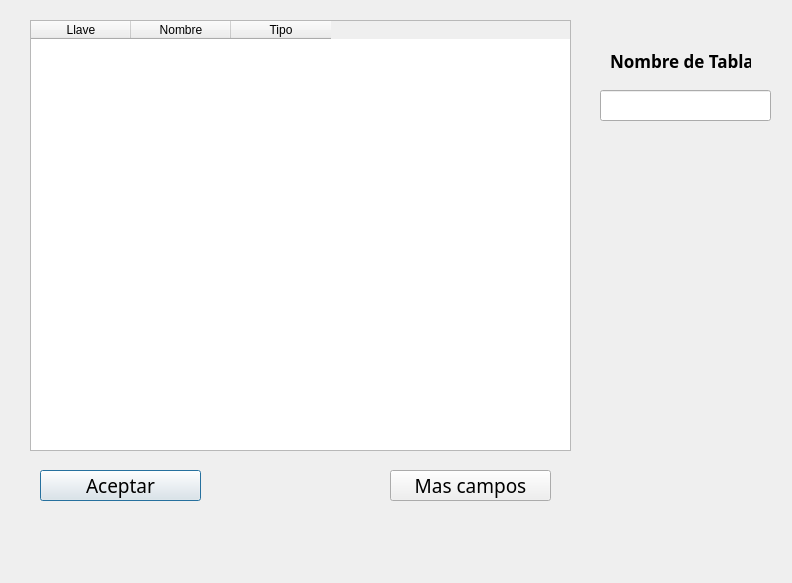
<?xml version="1.0" encoding="UTF-8"?>
<ui version="4.0">
 <class>CrearTabla</class>
 <widget class="QDialog" name="CrearTabla">
  <property name="geometry">
   <rect>
    <x>0</x>
    <y>0</y>
    <width>792</width>
    <height>583</height>
   </rect>
  </property>
  <property name="windowTitle">
   <string>Dialog</string>
  </property>
  <widget class="QTableWidget" name="Campos">
   <property name="geometry">
    <rect>
     <x>30</x>
     <y>20</y>
     <width>541</width>
     <height>431</height>
    </rect>
   </property>
   <property name="font">
    <font>
     <pointsize>9</pointsize>
    </font>
   </property>
   <property name="autoFillBackground">
    <bool>false</bool>
   </property>
   <property name="autoScrollMargin">
    <number>16</number>
   </property>
   <property name="dragEnabled">
    <bool>false</bool>
   </property>
   <property name="gridStyle">
    <enum>Qt::SolidLine</enum>
   </property>
   <property name="sortingEnabled">
    <bool>false</bool>
   </property>
   <property name="columnCount">
    <number>3</number>
   </property>
   <attribute name="horizontalHeaderCascadingSectionResizes">
    <bool>false</bool>
   </attribute>
   <attribute name="horizontalHeaderMinimumSectionSize">
    <number>27</number>
   </attribute>
   <attribute name="horizontalHeaderShowSortIndicator" stdset="0">
    <bool>false</bool>
   </attribute>
   <column>
    <property name="text">
     <string>Llave</string>
    </property>
   </column>
   <column>
    <property name="text">
     <string>Nombre</string>
    </property>
   </column>
   <column>
    <property name="text">
     <string>Tipo</string>
    </property>
   </column>
  </widget>
  <widget class="QLineEdit" name="lineEdit">
   <property name="geometry">
    <rect>
     <x>600</x>
     <y>90</y>
     <width>171</width>
     <height>31</height>
    </rect>
   </property>
  </widget>
  <widget class="QLabel" name="label">
   <property name="geometry">
    <rect>
     <x>610</x>
     <y>40</y>
     <width>141</width>
     <height>41</height>
    </rect>
   </property>
   <property name="font">
    <font>
     <family>Estrangelo Edessa</family>
     <pointsize>13</pointsize>
     <weight>75</weight>
     <bold>true</bold>
    </font>
   </property>
   <property name="text">
    <string>Nombre de Tabla</string>
   </property>
  </widget>
  <widget class="QPushButton" name="Aceptar">
   <property name="geometry">
    <rect>
     <x>40</x>
     <y>470</y>
     <width>161</width>
     <height>31</height>
    </rect>
   </property>
   <property name="font">
    <font>
     <family>Estrangelo Edessa</family>
     <pointsize>14</pointsize>
    </font>
   </property>
   <property name="text">
    <string>Aceptar</string>
   </property>
  </widget>
  <widget class="QPushButton" name="pushButton_2">
   <property name="geometry">
    <rect>
     <x>390</x>
     <y>470</y>
     <width>161</width>
     <height>31</height>
    </rect>
   </property>
   <property name="font">
    <font>
     <family>Estrangelo Edessa</family>
     <pointsize>14</pointsize>
    </font>
   </property>
   <property name="text">
    <string>Mas campos</string>
   </property>
  </widget>
 </widget>
 <resources/>
 <connections/>
</ui>
